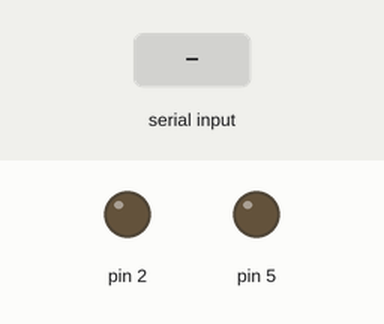
The sketch below on a simulated Arduino Uno, built with avr-gcc and run on an emulated ATmega328P. Parts: output pins drawn as LEDs (lit = HIGH). The test bench sets the inputs (shaded band). Pins used as bus, display or sensor lines are not drawn.

Above: at 1.2 s.
1.3 s: "f" received over Serial
At 1.6 s:
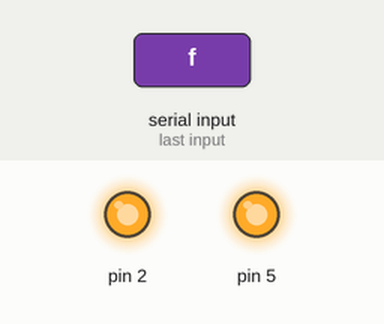
2.8 s: "r" received over Serial
At 4.0 s:
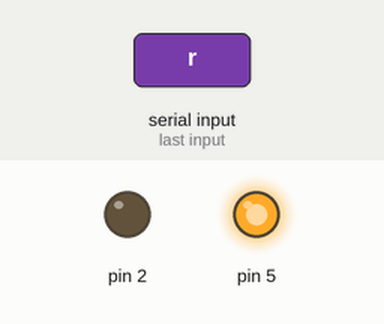
4.3 s: "l" received over Serial
At 5.1 s:
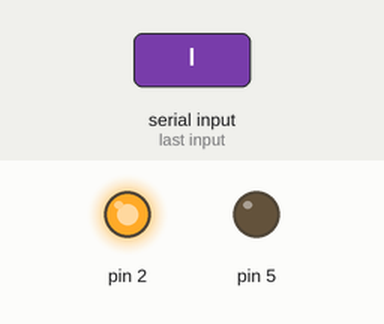
5.8 s: "b" received over Serial
At 6.3 s:
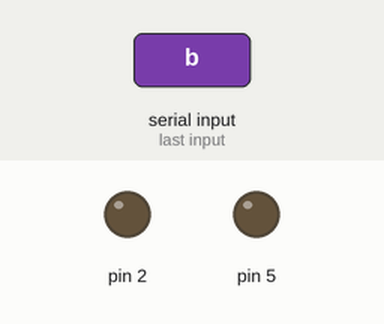
Timing chart, 0 to 8.3 s (numbered marks = the images above; inputs shaded):
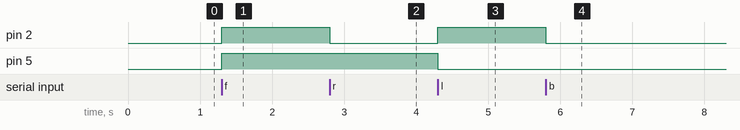

Measured:
- after the input at 1.3 s, pin 2, pin 5: LOW → HIGH at once
- after the input at 2.8 s, pin 2: HIGH → LOW at once
- after the input at 4.3 s, pin 2: LOW → HIGH at once; pin 5: HIGH → LOW at once
- after the input at 5.8 s, pin 2: HIGH → LOW at once

The sketch:

BT_or_BLERobot.ino
```cpp
void setup() {
  // put your setup code here, to run once:
  Serial.begin(9600); //open connection to bt/ble module
  botInit();  //setup the pins for the bot

}


void loop() {

  if(Serial.available()){

    char input = Serial.read();

    //route based on input

    if(input == 'f'){
      botForward(255);
    }
    else if(input == 'b'){
      botReverse(255);
    }
    else if(input == 'r'){
      botRight(255);
    }
    else if(input == 'l'){
      botLeft(255);
    }
    else if(input == 's'){
      botStop();
    }
  }


}


void botForward(int botSpeed){
 digitalWrite(2, HIGH);
 digitalWrite(5, HIGH);
 analogWrite(0, 255 - botSpeed);
 analogWrite(1, 255 - botSpeed);
}

void botReverse(int botSpeed){
 digitalWrite(2, LOW);
 digitalWrite(5, LOW);
 analogWrite(0, botSpeed);
 analogWrite(1, botSpeed);
}

void botRight(int botSpeed){
 digitalWrite(2, LOW);
 digitalWrite(5, HIGH);
 analogWrite(0, 0);
 analogWrite(1, 255 - botSpeed);
}

void botHardRight(int botSpeed){
 digitalWrite(2, LOW);
 digitalWrite(5, HIGH);
 analogWrite(0, botSpeed);
 analogWrite(1, 255 - botSpeed);
}

void botLeft(int botSpeed){
 digitalWrite(2, HIGH);
 digitalWrite(5, LOW);
 analogWrite(0, 255 - botSpeed);
 analogWrite(1, 0);
}

void botHardLeft(int botSpeed){
 digitalWrite(2, HIGH);
 digitalWrite(5, LOW);
 analogWrite(0, 255 - botSpeed);
 analogWrite(1, botSpeed);
}

void botStop(){
 digitalWrite(2,LOW);
 digitalWrite(5,LOW);
 analogWrite(0,0);
 analogWrite(1,0);
}

void botInit(){
 pinMode(0,OUTPUT);
 pinMode(1,OUTPUT);
 pinMode(2,OUTPUT);
 pinMode(5,OUTPUT);
}
```
